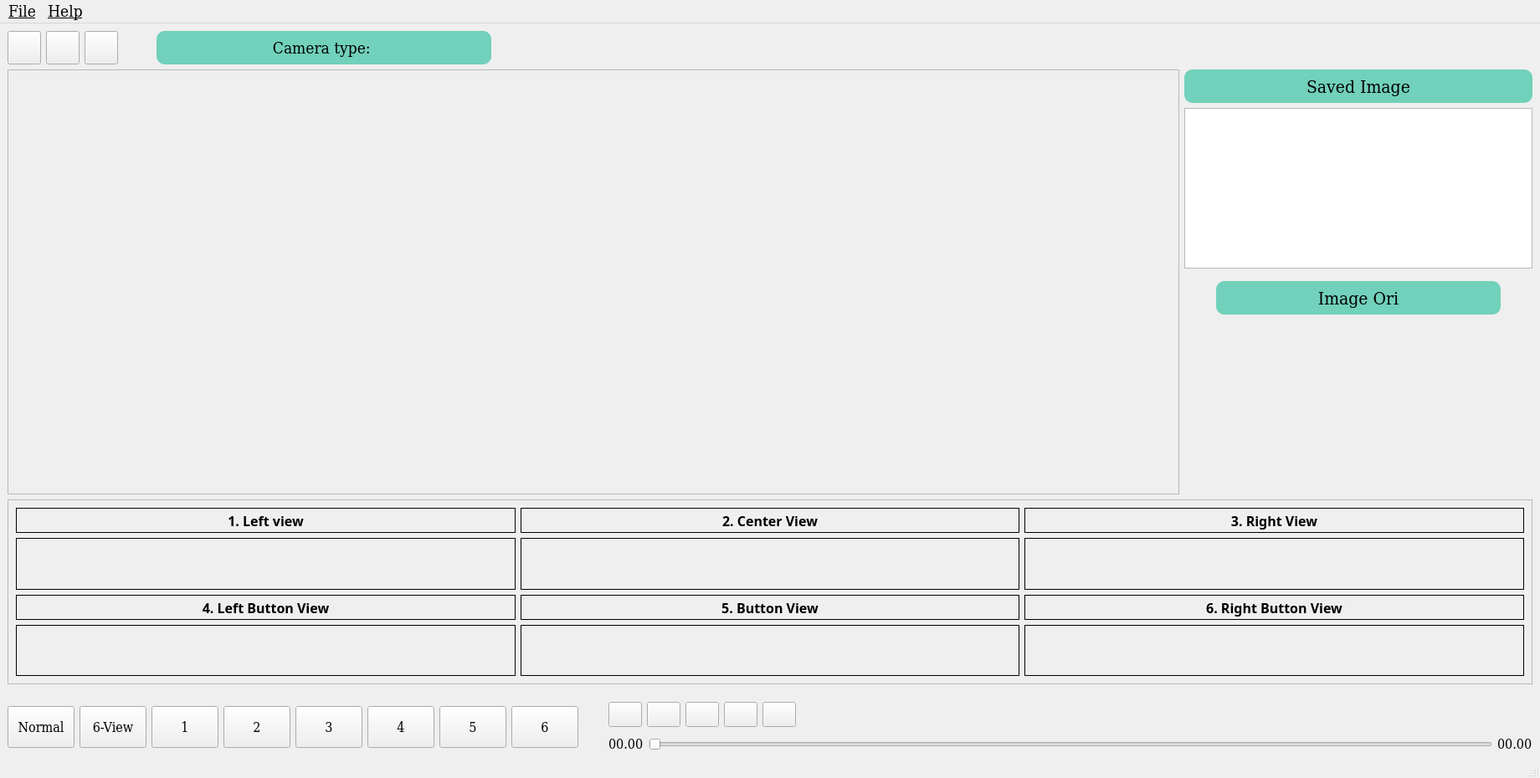
<?xml version="1.0" encoding="UTF-8"?>
<ui version="4.0">
 <class>MainWindow</class>
 <widget class="QMainWindow" name="MainWindow">
  <property name="geometry">
   <rect>
    <x>0</x>
    <y>0</y>
    <width>1840</width>
    <height>930</height>
   </rect>
  </property>
  <property name="windowTitle">
   <string>MainWindow</string>
  </property>
  <widget class="QWidget" name="centralwidget">
   <layout class="QVBoxLayout" name="verticalLayout">
    <item>
     <layout class="QHBoxLayout" name="horizontalLayout_8">
      <item>
       <widget class="QPushButton" name="pushButton_2">
        <property name="minimumSize">
         <size>
          <width>0</width>
          <height>40</height>
         </size>
        </property>
        <property name="text">
         <string/>
        </property>
        <property name="icon">
         <iconset>
          <normaloff>../../../images/open_image.png</normaloff>../../../images/open_image.png</iconset>
        </property>
        <property name="iconSize">
         <size>
          <width>30</width>
          <height>30</height>
         </size>
        </property>
       </widget>
      </item>
      <item>
       <widget class="QPushButton" name="pushButton">
        <property name="minimumSize">
         <size>
          <width>0</width>
          <height>40</height>
         </size>
        </property>
        <property name="text">
         <string/>
        </property>
        <property name="icon">
         <iconset>
          <normaloff>../../../images/video.png</normaloff>../../../images/video.png</iconset>
        </property>
        <property name="iconSize">
         <size>
          <width>30</width>
          <height>30</height>
         </size>
        </property>
       </widget>
      </item>
      <item>
       <widget class="QPushButton" name="pushButton_3">
        <property name="minimumSize">
         <size>
          <width>0</width>
          <height>40</height>
         </size>
        </property>
        <property name="text">
         <string/>
        </property>
        <property name="icon">
         <iconset>
          <normaloff>../../../images/open_cam.png</normaloff>../../../images/open_cam.png</iconset>
        </property>
        <property name="iconSize">
         <size>
          <width>35</width>
          <height>30</height>
         </size>
        </property>
       </widget>
      </item>
      <item>
       <spacer name="horizontalSpacer_6">
        <property name="orientation">
         <enum>Qt::Horizontal</enum>
        </property>
        <property name="sizeType">
         <enum>QSizePolicy::Fixed</enum>
        </property>
        <property name="sizeHint" stdset="0">
         <size>
          <width>40</width>
          <height>20</height>
         </size>
        </property>
       </spacer>
      </item>
      <item>
       <widget class="QLabel" name="label_camera">
        <property name="sizePolicy">
         <sizepolicy hsizetype="Fixed" vsizetype="Preferred">
          <horstretch>0</horstretch>
          <verstretch>0</verstretch>
         </sizepolicy>
        </property>
        <property name="minimumSize">
         <size>
          <width>400</width>
          <height>0</height>
         </size>
        </property>
        <property name="font">
         <font>
          <family>DejaVu Serif Condensed</family>
          <pointsize>14</pointsize>
         </font>
        </property>
        <property name="styleSheet">
         <string notr="true">border-color: rgb(66, 69, 183);
background-color: #71D1BA;
border-radius: 10px;</string>
        </property>
        <property name="text">
         <string>Camera type: </string>
        </property>
        <property name="alignment">
         <set>Qt::AlignCenter</set>
        </property>
       </widget>
      </item>
      <item>
       <spacer name="horizontalSpacer_5">
        <property name="orientation">
         <enum>Qt::Horizontal</enum>
        </property>
        <property name="sizeHint" stdset="0">
         <size>
          <width>40</width>
          <height>20</height>
         </size>
        </property>
       </spacer>
      </item>
     </layout>
    </item>
    <item>
     <layout class="QHBoxLayout" name="horizontalLayout_2">
      <item>
       <widget class="QScrollArea" name="scrollArea">
        <property name="minimumSize">
         <size>
          <width>1400</width>
          <height>0</height>
         </size>
        </property>
        <property name="maximumSize">
         <size>
          <width>1400</width>
          <height>16777215</height>
         </size>
        </property>
        <property name="widgetResizable">
         <bool>true</bool>
        </property>
        <widget class="QWidget" name="scrollAreaWidgetContents">
         <property name="geometry">
          <rect>
           <x>0</x>
           <y>0</y>
           <width>1398</width>
           <height>510</height>
          </rect>
         </property>
         <layout class="QVBoxLayout" name="verticalLayout_4">
          <item>
           <widget class="QLabel" name="label_Original_image">
            <property name="minimumSize">
             <size>
              <width>1380</width>
              <height>0</height>
             </size>
            </property>
            <property name="frameShape">
             <enum>QFrame::NoFrame</enum>
            </property>
            <property name="text">
             <string/>
            </property>
            <property name="alignment">
             <set>Qt::AlignCenter</set>
            </property>
           </widget>
          </item>
         </layout>
        </widget>
       </widget>
      </item>
      <item>
       <layout class="QVBoxLayout" name="verticalLayout_5">
        <item>
         <widget class="QLabel" name="label_3">
          <property name="minimumSize">
           <size>
            <width>0</width>
            <height>40</height>
           </size>
          </property>
          <property name="font">
           <font>
            <family>DejaVu Serif Condensed</family>
            <pointsize>16</pointsize>
           </font>
          </property>
          <property name="styleSheet">
           <string notr="true">background-color: #71D1BA;   
border-radius: 10px;</string>
          </property>
          <property name="frameShape">
           <enum>QFrame::Box</enum>
          </property>
          <property name="text">
           <string>Saved Image</string>
          </property>
          <property name="alignment">
           <set>Qt::AlignCenter</set>
          </property>
         </widget>
        </item>
        <item>
         <widget class="QListWidget" name="listWidget">
          <property name="viewMode">
           <enum>QListView::IconMode</enum>
          </property>
         </widget>
        </item>
        <item>
         <widget class="QFrame" name="frame_2">
          <property name="frameShape">
           <enum>QFrame::NoFrame</enum>
          </property>
          <property name="frameShadow">
           <enum>QFrame::Raised</enum>
          </property>
          <layout class="QVBoxLayout" name="verticalLayout_6">
           <item>
            <layout class="QHBoxLayout" name="horizontalLayout_3">
             <item>
              <spacer name="horizontalSpacer_4">
               <property name="orientation">
                <enum>Qt::Horizontal</enum>
               </property>
               <property name="sizeHint" stdset="0">
                <size>
                 <width>40</width>
                 <height>20</height>
                </size>
               </property>
              </spacer>
             </item>
             <item>
              <widget class="QLabel" name="title_image_ori">
               <property name="minimumSize">
                <size>
                 <width>340</width>
                 <height>40</height>
                </size>
               </property>
               <property name="font">
                <font>
                 <family>DejaVu Serif Condensed</family>
                 <pointsize>16</pointsize>
                </font>
               </property>
               <property name="styleSheet">
                <string notr="true">background-color: #71D1BA;   
border-radius: 10px;</string>
               </property>
               <property name="frameShape">
                <enum>QFrame::Box</enum>
               </property>
               <property name="text">
                <string>Image Ori</string>
               </property>
               <property name="alignment">
                <set>Qt::AlignCenter</set>
               </property>
              </widget>
             </item>
             <item>
              <spacer name="horizontalSpacer_3">
               <property name="orientation">
                <enum>Qt::Horizontal</enum>
               </property>
               <property name="sizeHint" stdset="0">
                <size>
                 <width>40</width>
                 <height>20</height>
                </size>
               </property>
              </spacer>
             </item>
            </layout>
           </item>
           <item>
            <widget class="QLabel" name="label">
             <property name="minimumSize">
              <size>
               <width>0</width>
               <height>200</height>
              </size>
             </property>
             <property name="text">
              <string/>
             </property>
             <property name="alignment">
              <set>Qt::AlignCenter</set>
             </property>
            </widget>
           </item>
          </layout>
         </widget>
        </item>
       </layout>
      </item>
     </layout>
    </item>
    <item>
     <widget class="QScrollArea" name="scrollArea_3">
      <property name="widgetResizable">
       <bool>true</bool>
      </property>
      <widget class="QWidget" name="scrollAreaWidgetContents_3">
       <property name="geometry">
        <rect>
         <x>0</x>
         <y>0</y>
         <width>1820</width>
         <height>185</height>
        </rect>
       </property>
       <layout class="QVBoxLayout" name="verticalLayout_7">
        <item>
         <layout class="QGridLayout" name="gridLayout">
          <item row="1" column="1">
           <widget class="QLabel" name="label_image2">
            <property name="frameShape">
             <enum>QFrame::Box</enum>
            </property>
            <property name="text">
             <string/>
            </property>
            <property name="alignment">
             <set>Qt::AlignCenter</set>
            </property>
           </widget>
          </item>
          <item row="2" column="2">
           <widget class="QLabel" name="label_12">
            <property name="sizePolicy">
             <sizepolicy hsizetype="Preferred" vsizetype="Fixed">
              <horstretch>0</horstretch>
              <verstretch>0</verstretch>
             </sizepolicy>
            </property>
            <property name="minimumSize">
             <size>
              <width>0</width>
              <height>30</height>
             </size>
            </property>
            <property name="font">
             <font>
              <family>Sans Serif</family>
              <pointsize>12</pointsize>
              <weight>75</weight>
              <bold>true</bold>
             </font>
            </property>
            <property name="frameShape">
             <enum>QFrame::Box</enum>
            </property>
            <property name="text">
             <string>6. Right Button View</string>
            </property>
            <property name="alignment">
             <set>Qt::AlignCenter</set>
            </property>
           </widget>
          </item>
          <item row="2" column="1">
           <widget class="QLabel" name="label_11">
            <property name="sizePolicy">
             <sizepolicy hsizetype="Preferred" vsizetype="Fixed">
              <horstretch>0</horstretch>
              <verstretch>0</verstretch>
             </sizepolicy>
            </property>
            <property name="minimumSize">
             <size>
              <width>0</width>
              <height>30</height>
             </size>
            </property>
            <property name="font">
             <font>
              <family>Sans Serif</family>
              <pointsize>12</pointsize>
              <weight>75</weight>
              <bold>true</bold>
             </font>
            </property>
            <property name="frameShape">
             <enum>QFrame::Box</enum>
            </property>
            <property name="text">
             <string>5. Button View</string>
            </property>
            <property name="alignment">
             <set>Qt::AlignCenter</set>
            </property>
           </widget>
          </item>
          <item row="0" column="0">
           <widget class="QLabel" name="label_7">
            <property name="sizePolicy">
             <sizepolicy hsizetype="Preferred" vsizetype="Fixed">
              <horstretch>0</horstretch>
              <verstretch>0</verstretch>
             </sizepolicy>
            </property>
            <property name="minimumSize">
             <size>
              <width>0</width>
              <height>30</height>
             </size>
            </property>
            <property name="font">
             <font>
              <family>Sans Serif</family>
              <pointsize>12</pointsize>
              <weight>75</weight>
              <bold>true</bold>
             </font>
            </property>
            <property name="frameShape">
             <enum>QFrame::Box</enum>
            </property>
            <property name="text">
             <string>1. Left view</string>
            </property>
            <property name="alignment">
             <set>Qt::AlignCenter</set>
            </property>
           </widget>
          </item>
          <item row="1" column="0">
           <widget class="QLabel" name="label_image1">
            <property name="frameShape">
             <enum>QFrame::Box</enum>
            </property>
            <property name="text">
             <string/>
            </property>
            <property name="alignment">
             <set>Qt::AlignCenter</set>
            </property>
           </widget>
          </item>
          <item row="1" column="2">
           <widget class="QLabel" name="label_image3">
            <property name="frameShape">
             <enum>QFrame::Box</enum>
            </property>
            <property name="text">
             <string/>
            </property>
            <property name="alignment">
             <set>Qt::AlignCenter</set>
            </property>
           </widget>
          </item>
          <item row="2" column="0">
           <widget class="QLabel" name="label_10">
            <property name="sizePolicy">
             <sizepolicy hsizetype="Preferred" vsizetype="Fixed">
              <horstretch>0</horstretch>
              <verstretch>0</verstretch>
             </sizepolicy>
            </property>
            <property name="minimumSize">
             <size>
              <width>0</width>
              <height>30</height>
             </size>
            </property>
            <property name="font">
             <font>
              <family>Sans Serif</family>
              <pointsize>12</pointsize>
              <weight>75</weight>
              <bold>true</bold>
             </font>
            </property>
            <property name="frameShape">
             <enum>QFrame::Box</enum>
            </property>
            <property name="text">
             <string>4. Left Button View</string>
            </property>
            <property name="alignment">
             <set>Qt::AlignCenter</set>
            </property>
           </widget>
          </item>
          <item row="5" column="1">
           <widget class="QLabel" name="label_image5">
            <property name="frameShape">
             <enum>QFrame::Box</enum>
            </property>
            <property name="text">
             <string/>
            </property>
            <property name="alignment">
             <set>Qt::AlignCenter</set>
            </property>
           </widget>
          </item>
          <item row="0" column="2">
           <widget class="QLabel" name="label_9">
            <property name="sizePolicy">
             <sizepolicy hsizetype="Preferred" vsizetype="Fixed">
              <horstretch>0</horstretch>
              <verstretch>0</verstretch>
             </sizepolicy>
            </property>
            <property name="minimumSize">
             <size>
              <width>0</width>
              <height>30</height>
             </size>
            </property>
            <property name="font">
             <font>
              <family>Sans Serif</family>
              <pointsize>12</pointsize>
              <weight>75</weight>
              <bold>true</bold>
             </font>
            </property>
            <property name="frameShape">
             <enum>QFrame::Box</enum>
            </property>
            <property name="text">
             <string>3. Right View</string>
            </property>
            <property name="alignment">
             <set>Qt::AlignCenter</set>
            </property>
           </widget>
          </item>
          <item row="0" column="1">
           <widget class="QLabel" name="label_8">
            <property name="sizePolicy">
             <sizepolicy hsizetype="Preferred" vsizetype="Fixed">
              <horstretch>0</horstretch>
              <verstretch>0</verstretch>
             </sizepolicy>
            </property>
            <property name="minimumSize">
             <size>
              <width>0</width>
              <height>30</height>
             </size>
            </property>
            <property name="font">
             <font>
              <family>Sans Serif</family>
              <pointsize>12</pointsize>
              <weight>75</weight>
              <bold>true</bold>
             </font>
            </property>
            <property name="frameShape">
             <enum>QFrame::Box</enum>
            </property>
            <property name="text">
             <string>2. Center View</string>
            </property>
            <property name="alignment">
             <set>Qt::AlignCenter</set>
            </property>
           </widget>
          </item>
          <item row="5" column="0">
           <widget class="QLabel" name="label_image4">
            <property name="frameShape">
             <enum>QFrame::Box</enum>
            </property>
            <property name="text">
             <string/>
            </property>
            <property name="alignment">
             <set>Qt::AlignCenter</set>
            </property>
           </widget>
          </item>
          <item row="5" column="2">
           <widget class="QLabel" name="label_image6">
            <property name="frameShape">
             <enum>QFrame::Box</enum>
            </property>
            <property name="text">
             <string/>
            </property>
            <property name="alignment">
             <set>Qt::AlignCenter</set>
            </property>
           </widget>
          </item>
         </layout>
        </item>
       </layout>
      </widget>
     </widget>
    </item>
    <item>
     <spacer name="verticalSpacer">
      <property name="orientation">
       <enum>Qt::Vertical</enum>
      </property>
      <property name="sizeType">
       <enum>QSizePolicy::Fixed</enum>
      </property>
      <property name="sizeHint" stdset="0">
       <size>
        <width>20</width>
        <height>15</height>
       </size>
      </property>
     </spacer>
    </item>
    <item>
     <layout class="QHBoxLayout" name="horizontalLayout">
      <item>
       <layout class="QHBoxLayout" name="horizontalLayout_7">
        <item>
         <widget class="QPushButton" name="btn_ori_view">
          <property name="sizePolicy">
           <sizepolicy hsizetype="Minimum" vsizetype="Fixed">
            <horstretch>0</horstretch>
            <verstretch>0</verstretch>
           </sizepolicy>
          </property>
          <property name="minimumSize">
           <size>
            <width>60</width>
            <height>50</height>
           </size>
          </property>
          <property name="font">
           <font>
            <family>DejaVu Serif Condensed</family>
            <pointsize>12</pointsize>
           </font>
          </property>
          <property name="text">
           <string>Normal</string>
          </property>
          <property name="checkable">
           <bool>true</bool>
          </property>
         </widget>
        </item>
        <item>
         <widget class="QPushButton" name="btn_6view">
          <property name="sizePolicy">
           <sizepolicy hsizetype="Minimum" vsizetype="Fixed">
            <horstretch>0</horstretch>
            <verstretch>0</verstretch>
           </sizepolicy>
          </property>
          <property name="minimumSize">
           <size>
            <width>60</width>
            <height>50</height>
           </size>
          </property>
          <property name="font">
           <font>
            <family>DejaVu Serif Condensed</family>
            <pointsize>12</pointsize>
           </font>
          </property>
          <property name="text">
           <string>6-View</string>
          </property>
          <property name="checkable">
           <bool>true</bool>
          </property>
         </widget>
        </item>
        <item>
         <widget class="QPushButton" name="btn_view_1">
          <property name="sizePolicy">
           <sizepolicy hsizetype="Minimum" vsizetype="Fixed">
            <horstretch>0</horstretch>
            <verstretch>0</verstretch>
           </sizepolicy>
          </property>
          <property name="minimumSize">
           <size>
            <width>60</width>
            <height>50</height>
           </size>
          </property>
          <property name="font">
           <font>
            <family>DejaVu Serif Condensed</family>
            <pointsize>12</pointsize>
           </font>
          </property>
          <property name="text">
           <string>1</string>
          </property>
          <property name="checkable">
           <bool>true</bool>
          </property>
         </widget>
        </item>
        <item>
         <widget class="QPushButton" name="btn_view_2">
          <property name="sizePolicy">
           <sizepolicy hsizetype="Minimum" vsizetype="Fixed">
            <horstretch>0</horstretch>
            <verstretch>0</verstretch>
           </sizepolicy>
          </property>
          <property name="minimumSize">
           <size>
            <width>60</width>
            <height>50</height>
           </size>
          </property>
          <property name="font">
           <font>
            <family>DejaVu Serif Condensed</family>
            <pointsize>12</pointsize>
           </font>
          </property>
          <property name="text">
           <string>2</string>
          </property>
          <property name="checkable">
           <bool>true</bool>
          </property>
         </widget>
        </item>
        <item>
         <widget class="QPushButton" name="btn_view_3">
          <property name="sizePolicy">
           <sizepolicy hsizetype="Minimum" vsizetype="Fixed">
            <horstretch>0</horstretch>
            <verstretch>0</verstretch>
           </sizepolicy>
          </property>
          <property name="minimumSize">
           <size>
            <width>60</width>
            <height>50</height>
           </size>
          </property>
          <property name="font">
           <font>
            <family>DejaVu Serif Condensed</family>
            <pointsize>12</pointsize>
           </font>
          </property>
          <property name="text">
           <string>3</string>
          </property>
          <property name="checkable">
           <bool>true</bool>
          </property>
         </widget>
        </item>
        <item>
         <widget class="QPushButton" name="btn_view_4">
          <property name="sizePolicy">
           <sizepolicy hsizetype="Minimum" vsizetype="Fixed">
            <horstretch>0</horstretch>
            <verstretch>0</verstretch>
           </sizepolicy>
          </property>
          <property name="minimumSize">
           <size>
            <width>60</width>
            <height>50</height>
           </size>
          </property>
          <property name="font">
           <font>
            <family>DejaVu Serif Condensed</family>
            <pointsize>12</pointsize>
           </font>
          </property>
          <property name="text">
           <string>4</string>
          </property>
          <property name="checkable">
           <bool>true</bool>
          </property>
         </widget>
        </item>
        <item>
         <widget class="QPushButton" name="btn_view_5">
          <property name="sizePolicy">
           <sizepolicy hsizetype="Minimum" vsizetype="Fixed">
            <horstretch>0</horstretch>
            <verstretch>0</verstretch>
           </sizepolicy>
          </property>
          <property name="minimumSize">
           <size>
            <width>60</width>
            <height>50</height>
           </size>
          </property>
          <property name="font">
           <font>
            <family>DejaVu Serif Condensed</family>
            <pointsize>12</pointsize>
           </font>
          </property>
          <property name="text">
           <string>5</string>
          </property>
          <property name="checkable">
           <bool>true</bool>
          </property>
         </widget>
        </item>
        <item>
         <widget class="QPushButton" name="btn_view_6">
          <property name="sizePolicy">
           <sizepolicy hsizetype="Minimum" vsizetype="Fixed">
            <horstretch>0</horstretch>
            <verstretch>0</verstretch>
           </sizepolicy>
          </property>
          <property name="minimumSize">
           <size>
            <width>60</width>
            <height>50</height>
           </size>
          </property>
          <property name="font">
           <font>
            <family>DejaVu Serif Condensed</family>
            <pointsize>12</pointsize>
           </font>
          </property>
          <property name="text">
           <string>6</string>
          </property>
          <property name="checkable">
           <bool>true</bool>
          </property>
         </widget>
        </item>
       </layout>
      </item>
      <item>
       <spacer name="horizontalSpacer_2">
        <property name="orientation">
         <enum>Qt::Horizontal</enum>
        </property>
        <property name="sizeType">
         <enum>QSizePolicy::Fixed</enum>
        </property>
        <property name="sizeHint" stdset="0">
         <size>
          <width>30</width>
          <height>20</height>
         </size>
        </property>
       </spacer>
      </item>
      <item>
       <layout class="QVBoxLayout" name="verticalLayout_2">
        <item>
         <layout class="QHBoxLayout" name="horizontalLayout_5">
          <item>
           <widget class="QPushButton" name="btn_prev_video">
            <property name="sizePolicy">
             <sizepolicy hsizetype="Minimum" vsizetype="Fixed">
              <horstretch>0</horstretch>
              <verstretch>0</verstretch>
             </sizepolicy>
            </property>
            <property name="minimumSize">
             <size>
              <width>40</width>
              <height>30</height>
             </size>
            </property>
            <property name="text">
             <string/>
            </property>
            <property name="icon">
             <iconset>
              <normaloff>../../../images/prev.png</normaloff>../../../images/prev.png</iconset>
            </property>
            <property name="iconSize">
             <size>
              <width>30</width>
              <height>30</height>
             </size>
            </property>
           </widget>
          </item>
          <item>
           <widget class="QPushButton" name="btn_play_pouse">
            <property name="sizePolicy">
             <sizepolicy hsizetype="Minimum" vsizetype="Fixed">
              <horstretch>0</horstretch>
              <verstretch>0</verstretch>
             </sizepolicy>
            </property>
            <property name="minimumSize">
             <size>
              <width>40</width>
              <height>30</height>
             </size>
            </property>
            <property name="text">
             <string/>
            </property>
            <property name="icon">
             <iconset>
              <normaloff>../../../images/play.png</normaloff>../../../images/play.png</iconset>
            </property>
            <property name="iconSize">
             <size>
              <width>30</width>
              <height>30</height>
             </size>
            </property>
           </widget>
          </item>
          <item>
           <widget class="QPushButton" name="btn_stop_video">
            <property name="sizePolicy">
             <sizepolicy hsizetype="Minimum" vsizetype="Fixed">
              <horstretch>0</horstretch>
              <verstretch>0</verstretch>
             </sizepolicy>
            </property>
            <property name="minimumSize">
             <size>
              <width>40</width>
              <height>30</height>
             </size>
            </property>
            <property name="text">
             <string/>
            </property>
            <property name="icon">
             <iconset>
              <normaloff>../../../images/icon_stop.png</normaloff>../../../images/icon_stop.png</iconset>
            </property>
            <property name="iconSize">
             <size>
              <width>30</width>
              <height>30</height>
             </size>
            </property>
           </widget>
          </item>
          <item>
           <widget class="QPushButton" name="btn_skip_video">
            <property name="sizePolicy">
             <sizepolicy hsizetype="Minimum" vsizetype="Fixed">
              <horstretch>0</horstretch>
              <verstretch>0</verstretch>
             </sizepolicy>
            </property>
            <property name="minimumSize">
             <size>
              <width>40</width>
              <height>30</height>
             </size>
            </property>
            <property name="text">
             <string/>
            </property>
            <property name="icon">
             <iconset>
              <normaloff>../../../images/skip.png</normaloff>../../../images/skip.png</iconset>
            </property>
            <property name="iconSize">
             <size>
              <width>30</width>
              <height>30</height>
             </size>
            </property>
           </widget>
          </item>
          <item>
           <widget class="QPushButton" name="btn_Record_video">
            <property name="sizePolicy">
             <sizepolicy hsizetype="Minimum" vsizetype="Fixed">
              <horstretch>0</horstretch>
              <verstretch>0</verstretch>
             </sizepolicy>
            </property>
            <property name="minimumSize">
             <size>
              <width>40</width>
              <height>30</height>
             </size>
            </property>
            <property name="text">
             <string/>
            </property>
            <property name="icon">
             <iconset>
              <normaloff>../../../images/record_start.png</normaloff>../../../images/record_start.png</iconset>
            </property>
            <property name="iconSize">
             <size>
              <width>30</width>
              <height>30</height>
             </size>
            </property>
            <property name="checkable">
             <bool>true</bool>
            </property>
           </widget>
          </item>
          <item>
           <spacer name="horizontalSpacer">
            <property name="orientation">
             <enum>Qt::Horizontal</enum>
            </property>
            <property name="sizeHint" stdset="0">
             <size>
              <width>40</width>
              <height>20</height>
             </size>
            </property>
           </spacer>
          </item>
         </layout>
        </item>
        <item>
         <spacer name="verticalSpacer_2">
          <property name="orientation">
           <enum>Qt::Vertical</enum>
          </property>
          <property name="sizeType">
           <enum>QSizePolicy::Fixed</enum>
          </property>
          <property name="sizeHint" stdset="0">
           <size>
            <width>20</width>
            <height>5</height>
           </size>
          </property>
         </spacer>
        </item>
        <item>
         <layout class="QHBoxLayout" name="horizontalLayout_6">
          <item>
           <widget class="QLabel" name="label_time_recent">
            <property name="sizePolicy">
             <sizepolicy hsizetype="Preferred" vsizetype="Fixed">
              <horstretch>0</horstretch>
              <verstretch>0</verstretch>
             </sizepolicy>
            </property>
            <property name="font">
             <font>
              <family>DejaVu Serif Condensed</family>
              <pointsize>12</pointsize>
             </font>
            </property>
            <property name="text">
             <string>00.00</string>
            </property>
           </widget>
          </item>
          <item>
           <widget class="QSlider" name="slider_Video">
            <property name="sizePolicy">
             <sizepolicy hsizetype="Expanding" vsizetype="Fixed">
              <horstretch>0</horstretch>
              <verstretch>0</verstretch>
             </sizepolicy>
            </property>
            <property name="orientation">
             <enum>Qt::Horizontal</enum>
            </property>
           </widget>
          </item>
          <item>
           <widget class="QLabel" name="label_time_end">
            <property name="sizePolicy">
             <sizepolicy hsizetype="Preferred" vsizetype="Fixed">
              <horstretch>0</horstretch>
              <verstretch>0</verstretch>
             </sizepolicy>
            </property>
            <property name="font">
             <font>
              <family>DejaVu Serif Condensed</family>
              <pointsize>12</pointsize>
             </font>
            </property>
            <property name="text">
             <string>00.00</string>
            </property>
           </widget>
          </item>
         </layout>
        </item>
       </layout>
      </item>
     </layout>
    </item>
   </layout>
  </widget>
  <widget class="QMenuBar" name="menubar">
   <property name="geometry">
    <rect>
     <x>0</x>
     <y>0</y>
     <width>1840</width>
     <height>28</height>
    </rect>
   </property>
   <property name="font">
    <font>
     <family>DejaVu Serif Condensed</family>
     <pointsize>14</pointsize>
     <underline>true</underline>
    </font>
   </property>
   <widget class="QMenu" name="menuFile">
    <property name="font">
     <font>
      <family>DejaVu Serif Condensed</family>
      <pointsize>12</pointsize>
     </font>
    </property>
    <property name="title">
     <string>File</string>
    </property>
    <addaction name="actionOpen_Image"/>
    <addaction name="actionLoad_Video"/>
    <addaction name="actionOpen_Camera"/>
    <addaction name="actionCam_parameter"/>
    <addaction name="actionSave_image"/>
    <addaction name="actionRecord_video"/>
    <addaction name="actionExit"/>
   </widget>
   <widget class="QMenu" name="menuHelp">
    <property name="font">
     <font>
      <family>DejaVu Serif Condensed</family>
      <pointsize>12</pointsize>
     </font>
    </property>
    <property name="title">
     <string>Help</string>
    </property>
    <addaction name="actionAbout_Us"/>
    <addaction name="actionAccesibility"/>
    <addaction name="actionHelp"/>
   </widget>
   <addaction name="menuFile"/>
   <addaction name="menuHelp"/>
  </widget>
  <widget class="QStatusBar" name="statusbar"/>
  <action name="actionOpen_Image">
   <property name="icon">
    <iconset>
     <normaloff>../src/images/open_image.png</normaloff>../src/images/open_image.png</iconset>
   </property>
   <property name="text">
    <string>Open Image</string>
   </property>
  </action>
  <action name="actionLoad_Video">
   <property name="icon">
    <iconset>
     <normaloff>../src/images/video.png</normaloff>../src/images/video.png</iconset>
   </property>
   <property name="text">
    <string>Load Video</string>
   </property>
  </action>
  <action name="actionOpen_Camera">
   <property name="icon">
    <iconset>
     <normaloff>../src/images/open_cam.png</normaloff>../src/images/open_cam.png</iconset>
   </property>
   <property name="text">
    <string>Open Camera</string>
   </property>
  </action>
  <action name="actionCam_parameter">
   <property name="text">
    <string>Cam parameter</string>
   </property>
  </action>
  <action name="actionExit">
   <property name="text">
    <string>Exit</string>
   </property>
  </action>
  <action name="actionAbout_Us">
   <property name="text">
    <string>About Us</string>
   </property>
  </action>
  <action name="actionHelp">
   <property name="text">
    <string>Help</string>
   </property>
  </action>
  <action name="actionAccesibility">
   <property name="text">
    <string>Accesibility</string>
   </property>
  </action>
  <action name="actionSave_image">
   <property name="text">
    <string>Save image</string>
   </property>
  </action>
  <action name="actionRecord_video">
   <property name="checkable">
    <bool>true</bool>
   </property>
   <property name="icon">
    <iconset>
     <normaloff>../src/images/record_start.png</normaloff>../src/images/record_start.png</iconset>
   </property>
   <property name="text">
    <string>Record Video</string>
   </property>
  </action>
 </widget>
 <resources/>
 <connections/>
</ui>
